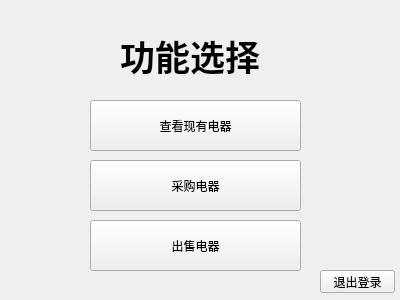
<?xml version="1.0" encoding="UTF-8"?>
<ui version="4.0">
 <class>xx0</class>
 <widget class="QWidget" name="xx0">
  <property name="geometry">
   <rect>
    <x>0</x>
    <y>0</y>
    <width>400</width>
    <height>300</height>
   </rect>
  </property>
  <property name="windowTitle">
   <string>Form</string>
  </property>
  <widget class="QPushButton" name="pushButton">
   <property name="geometry">
    <rect>
     <x>90</x>
     <y>100</y>
     <width>211</width>
     <height>51</height>
    </rect>
   </property>
   <property name="text">
    <string>查看现有电器</string>
   </property>
  </widget>
  <widget class="QPushButton" name="pushButton_2">
   <property name="geometry">
    <rect>
     <x>90</x>
     <y>160</y>
     <width>211</width>
     <height>51</height>
    </rect>
   </property>
   <property name="text">
    <string>采购电器</string>
   </property>
  </widget>
  <widget class="QPushButton" name="pushButton_3">
   <property name="geometry">
    <rect>
     <x>90</x>
     <y>220</y>
     <width>211</width>
     <height>51</height>
    </rect>
   </property>
   <property name="text">
    <string>出售电器</string>
   </property>
  </widget>
  <widget class="QLabel" name="label">
   <property name="geometry">
    <rect>
     <x>120</x>
     <y>30</y>
     <width>151</width>
     <height>51</height>
    </rect>
   </property>
   <property name="font">
    <font>
     <pointsize>26</pointsize>
     <weight>75</weight>
     <bold>true</bold>
    </font>
   </property>
   <property name="text">
    <string>功能选择</string>
   </property>
  </widget>
  <widget class="QPushButton" name="pushButton_4">
   <property name="geometry">
    <rect>
     <x>320</x>
     <y>270</y>
     <width>75</width>
     <height>23</height>
    </rect>
   </property>
   <property name="text">
    <string>退出登录</string>
   </property>
  </widget>
 </widget>
 <resources/>
 <connections/>
</ui>
